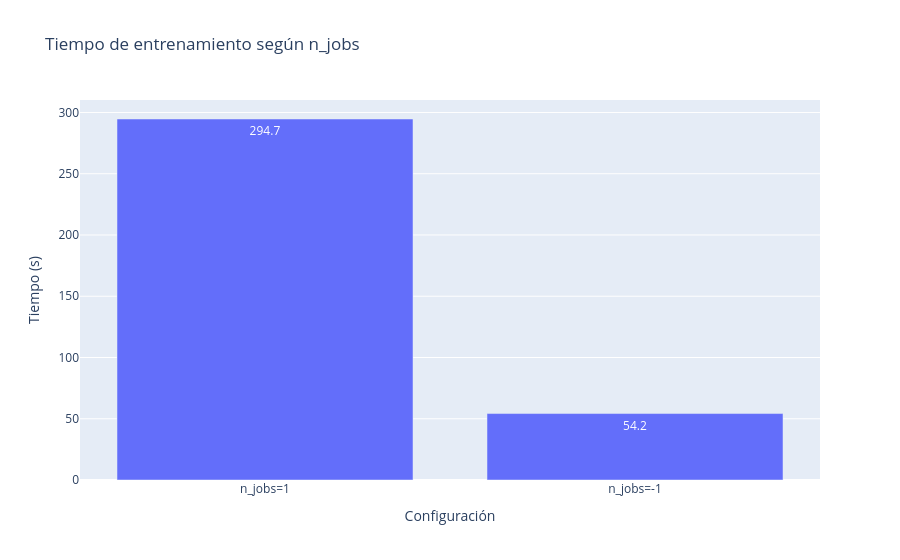
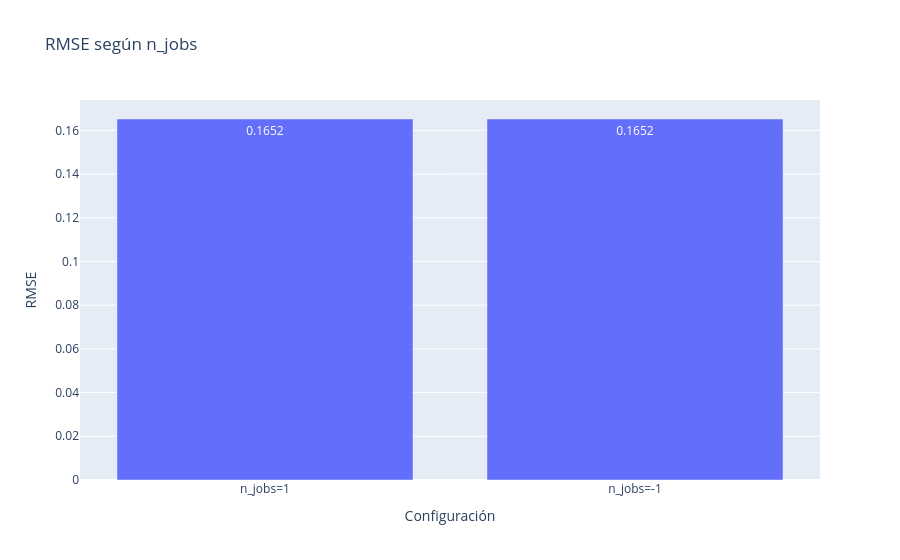

The code cell stored with these charts, in order, in its notebook:
### Code cell
# Gráficos de tiempos y RMSE
df_perf = pd.DataFrame(
    {
        "configuracion": ["n_jobs=1", "n_jobs=-1"],
        "tiempo_s": [time_1job, time_all_jobs],
        "rmse": [rmse_1, rmse_all],
    }
)

px.bar(
    df_perf,
    x="configuracion",
    y="tiempo_s",
    title="Tiempo de entrenamiento según n_jobs",
    labels={"tiempo_s": "Tiempo (s)", "configuracion": "Configuración"},
    text_auto=".1f",
).show()

px.bar(
    df_perf,
    x="configuracion",
    y="rmse",
    title="RMSE según n_jobs",
    labels={"rmse": "RMSE", "configuracion": "Configuración"},
    text_auto=".4f",
).show()

### Figure 1 — Plotly figure (JSON) as saved in the notebook; plotly's stock layout.template omitted (floating-point values rounded to 4 significant figures)
{"data": [{"hovertemplate": "Configuración=%{x}<br>Tiempo (s)=%{y}<extra></extra>", "legendgroup": "", "marker": {"color": "#636efa", "pattern": {"shape": ""}}, "name": "", "orientation": "v", "showlegend": false, "textposition": "auto", "texttemplate": "%{y:.1f}", "type": "bar", "x": ["n_jobs=1", "n_jobs=-1"], "xaxis": "x", "y": [294.7, 54.24], "yaxis": "y"}], "layout": {"barmode": "relative", "legend": {"tracegroupgap": 0}, "title": {"text": "Tiempo de entrenamiento según n_jobs"}, "xaxis": {"anchor": "y", "domain": [0, 1], "title": {"text": "Configuración"}}, "yaxis": {"anchor": "x", "domain": [0, 1], "title": {"text": "Tiempo (s)"}}}}

### Figure 2 — Plotly figure (JSON) as saved in the notebook; plotly's stock layout.template omitted (floating-point values rounded to 4 significant figures)
{"data": [{"hovertemplate": "Configuración=%{x}<br>RMSE=%{y}<extra></extra>", "legendgroup": "", "marker": {"color": "#636efa", "pattern": {"shape": ""}}, "name": "", "orientation": "v", "showlegend": false, "textposition": "auto", "texttemplate": "%{y:.4f}", "type": "bar", "x": ["n_jobs=1", "n_jobs=-1"], "xaxis": "x", "y": [0.1652, 0.1652], "yaxis": "y"}], "layout": {"barmode": "relative", "legend": {"tracegroupgap": 0}, "title": {"text": "RMSE según n_jobs"}, "xaxis": {"anchor": "y", "domain": [0, 1], "title": {"text": "Configuración"}}, "yaxis": {"anchor": "x", "domain": [0, 1], "title": {"text": "RMSE"}}}}
